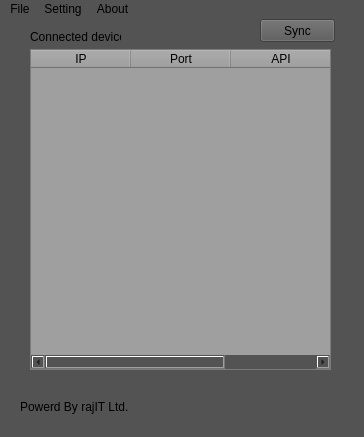
<?xml version="1.0" encoding="UTF-8"?>
<ui version="4.0">
 <class>LocalserverWindow</class>
 <widget class="QMainWindow" name="LocalserverWindow">
  <property name="geometry">
   <rect>
    <x>0</x>
    <y>0</y>
    <width>364</width>
    <height>437</height>
   </rect>
  </property>
  <property name="windowTitle">
   <string>Easy Attendence Management Local Server</string>
  </property>
  <property name="styleSheet">
   <string notr="true">background-color: rgb(83, 83, 83)</string>
  </property>
  <widget class="QWidget" name="centralwidget">
   <widget class="QLabel" name="label">
    <property name="geometry">
     <rect>
      <x>30</x>
      <y>10</y>
      <width>91</width>
      <height>16</height>
     </rect>
    </property>
    <property name="text">
     <string>Connected device</string>
    </property>
   </widget>
   <widget class="QLabel" name="label_4">
    <property name="geometry">
     <rect>
      <x>20</x>
      <y>380</y>
      <width>121</width>
      <height>16</height>
     </rect>
    </property>
    <property name="text">
     <string>Powerd By rajIT Ltd.</string>
    </property>
   </widget>
   <widget class="QPushButton" name="syncButton">
    <property name="geometry">
     <rect>
      <x>260</x>
      <y>0</y>
      <width>75</width>
      <height>23</height>
     </rect>
    </property>
    <property name="styleSheet">
     <string notr="true">background-color: rgb(88, 88, 88)</string>
    </property>
    <property name="text">
     <string>Sync</string>
    </property>
   </widget>
   <widget class="QTableWidget" name="tableWidget">
    <property name="geometry">
     <rect>
      <x>30</x>
      <y>30</y>
      <width>301</width>
      <height>321</height>
     </rect>
    </property>
    <property name="styleSheet">
     <string notr="true">background-color: rgb(159, 159, 159)</string>
    </property>
    <column>
     <property name="text">
      <string>IP</string>
     </property>
    </column>
    <column>
     <property name="text">
      <string>Port</string>
     </property>
    </column>
    <column>
     <property name="text">
      <string>API</string>
     </property>
    </column>
   </widget>
  </widget>
  <widget class="QMenuBar" name="menubar">
   <property name="geometry">
    <rect>
     <x>0</x>
     <y>0</y>
     <width>364</width>
     <height>21</height>
    </rect>
   </property>
   <widget class="QMenu" name="menuFile">
    <property name="title">
     <string>File</string>
    </property>
    <addaction name="actionAdd_New"/>
    <addaction name="actionSave"/>
    <addaction name="actionSave_As"/>
   </widget>
   <widget class="QMenu" name="menuSetting">
    <property name="title">
     <string>Setting</string>
    </property>
    <addaction name="actionConfigaration_2"/>
   </widget>
   <widget class="QMenu" name="menuAbout">
    <property name="title">
     <string>About</string>
    </property>
    <addaction name="actionVersion_2"/>
   </widget>
   <addaction name="menuFile"/>
   <addaction name="menuSetting"/>
   <addaction name="menuAbout"/>
  </widget>
  <widget class="QStatusBar" name="statusbar"/>
  <action name="actionVersion">
   <property name="text">
    <string>Version</string>
   </property>
  </action>
  <action name="actionConfigaration">
   <property name="text">
    <string>Configaration</string>
   </property>
  </action>
  <action name="actionAdd_New">
   <property name="icon">
    <iconset>
     <normaloff>fugue-icons-3.5.6/icons/plus-button.png</normaloff>fugue-icons-3.5.6/icons/plus-button.png</iconset>
   </property>
   <property name="text">
    <string>Add New</string>
   </property>
  </action>
  <action name="actionSave">
   <property name="icon">
    <iconset>
     <normaloff>fugue-icons-3.5.6/icons/document-sub.png</normaloff>fugue-icons-3.5.6/icons/document-sub.png</iconset>
   </property>
   <property name="text">
    <string>Save</string>
   </property>
  </action>
  <action name="actionSave_As">
   <property name="icon">
    <iconset>
     <normaloff>fugue-icons-3.5.6/icons/document-share.png</normaloff>fugue-icons-3.5.6/icons/document-share.png</iconset>
   </property>
   <property name="text">
    <string>Save As...</string>
   </property>
  </action>
  <action name="actionConfigaration_2">
   <property name="icon">
    <iconset>
     <normaloff>fugue-icons-3.5.6/icons/hammer-screwdriver.png</normaloff>fugue-icons-3.5.6/icons/hammer-screwdriver.png</iconset>
   </property>
   <property name="text">
    <string>Configaration</string>
   </property>
  </action>
  <action name="actionVersion_2">
   <property name="icon">
    <iconset>
     <normaloff>fugue-icons-3.5.6/icons/paper-plane--pencil.png</normaloff>fugue-icons-3.5.6/icons/paper-plane--pencil.png</iconset>
   </property>
   <property name="text">
    <string>Version</string>
   </property>
  </action>
 </widget>
 <resources/>
 <connections/>
</ui>
